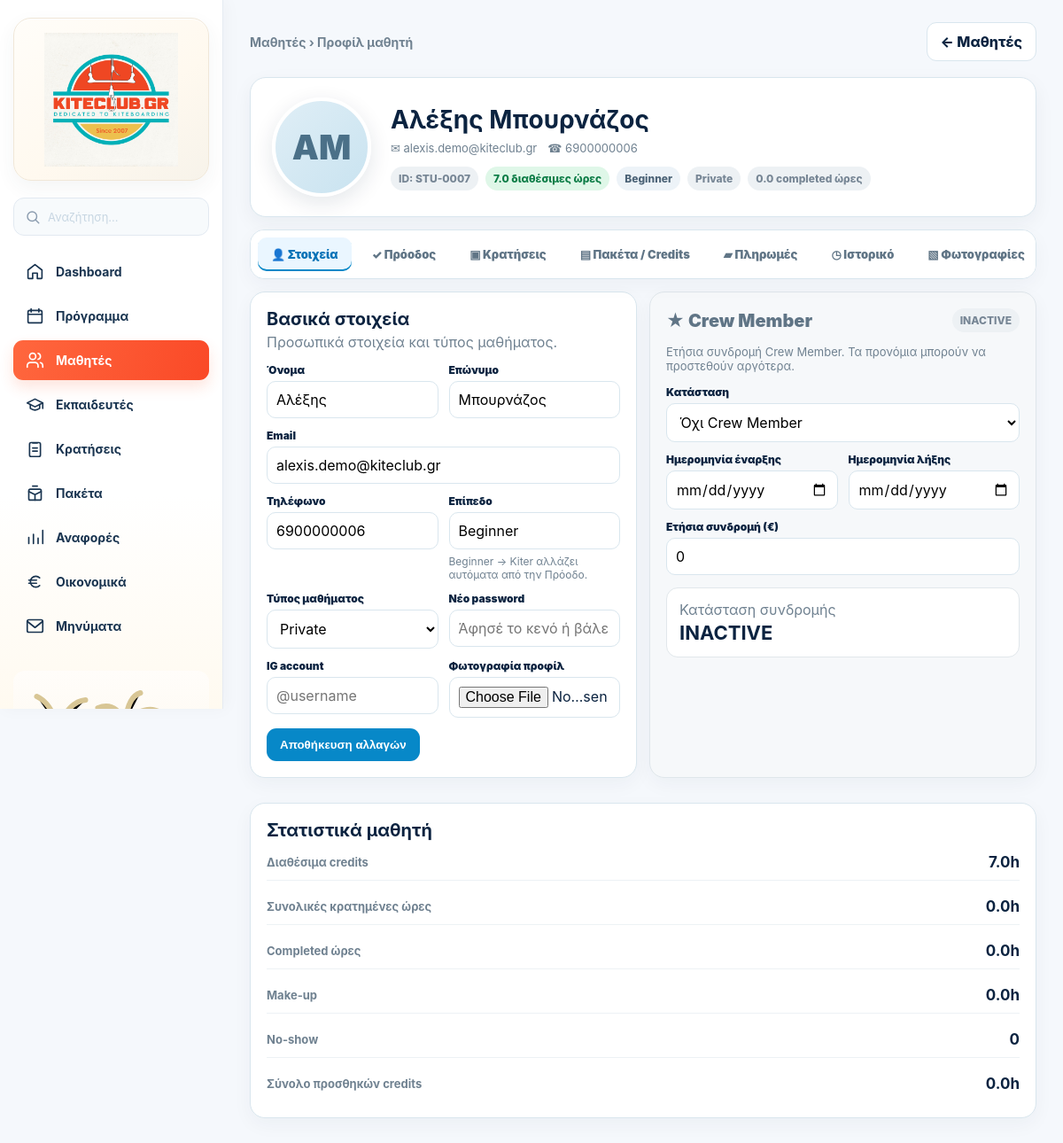
The page /admin/students/11 (signed in) on the database its author committed.
### tables this page shows
CREATE TABLE users(
      id INTEGER PRIMARY KEY, name TEXT, email TEXT UNIQUE, phone TEXT,
      role TEXT NOT NULL, password_hash TEXT NOT NULL, active INTEGER DEFAULT 1
    , profile_photo TEXT, surname TEXT, instagram TEXT);

CREATE TABLE students(
      user_id INTEGER PRIMARY KEY, credits REAL DEFAULT 0, level TEXT DEFAULT 'Beginner'
    , student_code TEXT, lesson_type TEXT DEFAULT 'private', group_id INTEGER, crew_member INTEGER DEFAULT 0, crew_start_date TEXT, crew_end_date TEXT, crew_fee REAL DEFAULT 0);

### app.py (the view, shortened to what this page needs)
@app.route("/admin/students/<int:student_id>", methods=["GET","POST"])
def admin_student_profile(student_id):
    u=current_user()
    if not u or u["role"]!="admin":
        return redirect(url_for("login"))
    con=db()
    st=con.execute("""
      SELECT u.id,u.name,u.surname,u.instagram,u.email,u.phone,u.profile_photo,
             s.level,s.credits,s.student_code,s.lesson_type,s.group_id,
             COALESCE(s.crew_member,0) crew_member,s.crew_start_date,s.crew_end_date,COALESCE(s.crew_fee,0) crew_fee
      FROM users u JOIN students s ON s.user_id=u.id
      WHERE u.id=?
    """,(student_id,)).fetchone()
    if not st:
        con.close()
        flash("Ο μαθητής δεν βρέθηκε.")
        return redirect(url_for("admin")+"#students")
    booking_report=con.execute("""
      SELECT b.id,COALESCE(bp.attendance_status,b.status) status,bp.payment_status,bp.amount,b.duration,
             COALESCE(bp.participant_next_skill,b.next_skill) next_skill,
             COALESCE(bp.participant_notes,b.instructor_notes) instructor_notes,
             sl.lesson_date,sl.start_time,
             ins.name instructor,ins.surname instructor_surname,
             COALESCE(day_sp.name,slot_sp.name) spot
      FROM booking_participants bp
      JOIN bookings b ON b.id=bp.booking_id
      JOIN slots sl ON sl.id=b.slot_id
      JOIN users ins ON ins.id=sl.instructor_id
      JOIN spots slot_sp ON slot_sp.id=sl.spot_id
      LEFT JOIN day_spots ds ON ds.lesson_date=sl.lesson_date
      LEFT JOIN spots day_sp ON day_sp.id=ds.spot_id
      WHERE bp.student_id=?
      ORDER BY sl.lesson_date DESC,sl.start_time DESC
    """,(student_id,)).fetchall()
    completed_report=con.execute("""
      SELECT b.id,b.duration,COALESCE(bp.participant_next_skill,b.next_skill) next_skill,
             COALESCE(bp.attendance_at,b.completed_at) completed_at,
             sl.lesson_date,sl.start_time,
             ins.name instructor,ins.surname instructor_surname,
             COALESCE(day_sp.name,slot_sp.name) spot
      FROM booking_participants bp
      JOIN bookings b ON b.id=bp.booking_id
      JOIN slots sl ON sl.id=b.slot_id
      JOIN users ins ON ins.id=sl.instructor_id
      JOIN spots slot_sp ON slot_sp.id=sl.spot_id
      LEFT JOIN day_spots ds ON ds.lesson_date=sl.lesson_date
      LEFT JOIN spots day_sp ON day_sp.id=ds.spot_id
      WHERE bp.student_id=? AND COALESCE(bp.attendance_status,b.status)='completed'
      ORDER BY sl.lesson_date DESC,sl.start_time DESC
    """,(student_id,)).fetchall()
    no_show_report=con.execute("""
      SELECT b.id,b.duration,COALESCE(bp.attendance_at,b.no_show_at) no_show_at,
             sl.lesson_date,sl.start_time,
             ins.name instructor,ins.surname instructor_surname,
             COALESCE(day_sp.name,slot_sp.name) spot
      FROM booking_participants bp
      JOIN bookings b ON b.id=bp.booking_id
      JOIN slots sl ON sl.id=b.slot_id
      JOIN users ins ON ins.id=sl.instructor_id
      JOIN spots slot_sp ON slot_sp.id=sl.spot_id
      LEFT JOIN day_spots ds ON ds.lesson_date=sl.lesson_date
      LEFT JOIN spots day_sp ON day_sp.id=ds.spot_id
      WHERE bp.student_id=? AND COALESCE(bp.attendance_status,b.status)='no_show'
      ORDER BY sl.lesson_date DESC,sl.start_time DESC
    """,(student_id,)).fetchall()
    makeup_report=con.execute("""
      SELECT b.id,b.duration,COALESCE(bp.attendance_at,b.completed_at,b.no_show_at) attendance_at,
             COALESCE(bp.participant_notes,b.instructor_notes) instructor_notes,
             sl.lesson_date,sl.start_time,
             ins.name instructor,ins.surname instructor_surname,
             COALESCE(day_sp.name,slot_sp.name) spot
      FROM booking_participants bp
      JOIN bookings b ON b.id=bp.booking_id
      JOIN slots sl ON sl.id=b.slot_id
      JOIN users ins ON ins.id=sl.instructor_id
      JOIN spots slot_sp ON slot_sp.id=sl.spot_id
      LEFT JOIN day_spots ds ON ds.lesson_date=sl.lesson_date
      LEFT JOIN spots day_sp ON day_sp.id=ds.spot_id
      WHERE bp.student_id=? AND bp.attendance_status='makeup'
      ORDER BY sl.lesson_date DESC,sl.start_time DESC
    """,(student_id,)).fetchall()
    credit_history=con.execute("""
      SELECT *
      FROM credit_ledger
      WHERE student_id=?
      ORDER BY created_at DESC,id DESC
    """,(student_id,)).fetchall()
    total_booked_hours=float(sum(
      float(r["duration"] or 0)
      for r in booking_report
      if not str(r["status"]).startswith("cancelled")
    ))
    completed_hours=float(sum(float(r["duration"] or 0) for r in completed_report))
    no_show_hours=float(sum(float(r["duration"] or 0) for r in no_show_report))
    no_show_count=len(no_show_report)
    makeup_hours=float(sum(float(r["duration"] or 0) for r in makeup_report))
    makeup_count=len(makeup_report)
    total_credit_in=float(sum(float(r["amount"] or 0) for r in credit_history if float(r["amount"] or 0)>0))
    total_credit_out=abs(float(sum(float(r["amount"] or 0) for r in credit_history if float(r["amount"] or 0)<0)))
    available_packages=con.execute("""
      SELECT * FROM packages WHERE active=1 ORDER BY hours,price,id
    """).fetchall()
    package_history=con.execute("""
      SELECT sp.*,p.name catalog_name
      FROM student_packages sp
      LEFT JOIN packages p ON p.id=sp.package_id
      WHERE sp.student_id=?
      ORDER BY sp.purchased_at DESC,sp.id DESC
    """,(student_id,)).fetchall()
    package_payments=con.execute("SELECT * FROM student_payments WHERE student_id=? ORDER BY payment_date DESC,id DESC",(student_id,)).fetchall()
    group_members=_group_members(con,student_id)
    group_partner_ids=[r["id"] for r in group_members if r["id"]!=student_id]
    all_students=con.execute("""
      SELECT u.id,u.name,u.surname,u.email,s.student_code,s.lesson_type,s.group_id
      FROM users u JOIN students s ON s.user_id=u.id
      WHERE u.id<>? AND COALESCE(u.active,1)=1
        AND (s.group_id IS NULL OR s.group_id=?)
      ORDER BY u.name,u.surname
    """,(student_id,st["group_id"])).fetchall()
    student_photos=con.execute("""
      SELECT * FROM student_photos WHERE student_id=?
      ORDER BY COALESCE(photo_date,'') DESC, created_at DESC, id DESC
    """,(student_id,)).fetchall()
    progress=get_student_progress(con,student_id)
    today_iso=datetime.now().date().isoformat()
    crew_status="inactive"
    con.close()
    return render_template(
      "admin_student_profile.html",
      student=st,
      booking_report=booking_report,
      completed_report=completed_report,
      no_show_report=no_show_report,makeup_report=makeup_report,
      credit_history=credit_history,
      total_booked_hours=total_booked_hours,
      completed_hours=completed_hours,
      no_show_hours=no_show_hours,
      no_show_count=no_show_count,makeup_hours=makeup_hours,makeup_count=makeup_count,
      total_credit_in=total_credit_in,
      total_credit_out=total_credit_out,
      available_packages=available_packages,
      package_history=package_history,
      package_payments=package_payments,
      group_members=group_members,
      group_partner_ids=group_partner_ids,
      all_students=all_students,
      crew_status=crew_status,
      student_photos=student_photos,
      progress=progress
    )

### templates/admin_student_profile.html (shortened to what this page needs)
{% extends "base.html" %}{% block content %}
<link rel="stylesheet" href="{{url_for('static',filename='admin-shared.css')}}">
<div class="admin-shell">
  {% set admin_active='students' %}{% include '_admin_sidebar_static.html' %}
  <main class="admin-main">
    <div class="student-profile">
      <div class="admin-page-head">
        <div><div class="admin-page-sub">Μαθητές › Προφίλ μαθητή</div></div>
        <a class="btn alt" href="{{url_for('admin')}}#students">← Μαθητές</a>
      </div>
      <section class="card profile-hero">
        <div class="avatar-box">{% if student.profile_photo %}<img src="{{url_for('static',filename=student.profile_photo)}}" alt="{{student.name}}">{% else %}{{student.name[:1]}}{{student.surname[:1] if student.surname else ''}}{% endif %}</div>
        <div>
          <div class="hero-name"><h2>{{student.name}}{% if student.surname %} {{student.surname}}{% endif %}</h2></div>
          <div class="hero-meta"><span>✉ {{student.email}}</span>{% if student.phone %}<span>☎ {{student.phone}}</span>{% endif %}{% if student.instagram %}<span>◎ {{student.instagram}}</span>{% endif %}</div>
          <div class="hero-badges"><span class="badge off">ID: {{student.student_code}}</span><span class="badge ok">{{student.credits}} διαθέσιμες ώρες</span><span class="badge off level-badge">{{progress.current_level}}</span><span class="badge off">{{'Private' if student.lesson_type=='private' else ('2P Group' if student.lesson_type=='2p' else '3P Group')}}</span><span class="badge off">{{completed_hours}} completed ώρες</span></div>
        </div>
      </section>
      <div class="profile-tabs" role="tablist">
        <button class="profile-tab active" type="button" data-tab="details">👤 Στοιχεία</button>
        <button class="profile-tab" type="button" data-tab="progress">✓ Πρόοδος</button>
        <button class="profile-tab" type="button" data-tab="bookings">▣ Κρατήσεις</button>
        <button class="profile-tab" type="button" data-tab="packages">▤ Πακέτα / Credits</button>
        <button class="profile-tab" type="button" data-tab="payments">▰ Πληρωμές</button>
        <button class="profile-tab" type="button" data-tab="history">◷ Ιστορικό</button>
        <button class="profile-tab" type="button" data-tab="photos">▧ Φωτογραφίες</button>
      </div>
      <section class="profile-pane active" data-pane="details">
        <div class="overview-grid">
          <div class="section-card">
            <div class="section-head"><div><h2>Βασικά στοιχεία</h2><div class="muted">Προσωπικά στοιχεία και τύπος μαθήματος.</div></div></div>
            <form method="post" enctype="multipart/form-data" class="edit-grid" id="studentEditForm"><input type="hidden" name="_csrf_token" value="{{ csrf_token() }}">
              <div><label>Όνομα</label><input name="name" value="{{student.name}}" required></div>
              <div><label>Επώνυμο</label><input name="surname" value="{{student.surname or ''}}"></div>
              <div class="full"><label>Email</label><input type="email" name="email" value="{{student.email}}" required></div>
              <div><label>Τηλέφωνο</label><input name="phone" value="{{student.phone or ''}}"></div>
              <div><label>Επίπεδο</label><input value="{{progress.current_level}}" readonly><div class="group-help">Beginner → Kiter αλλάζει αυτόματα από την Πρόοδο.</div></div>
              <div><label>Τύπος μαθήματος</label><select name="lesson_type" id="lessonTypeSelect"><option value="private" {% if student.lesson_type=='private' %}selected{% endif %}>Private</option></select></div>
              <div><label>Νέο password</label><input name="password" placeholder="Άφησέ το κενό ή βάλε 8+ χαρακτήρες με γράμματα και αριθμούς"></div>
              <div><label>IG account</label><input name="instagram" value="{{student.instagram or ''}}" placeholder="@username"></div>
              <div><label>Φωτογραφία προφίλ</label><input type="file" name="profile_photo" accept=".jpg,.jpeg,.png,.webp,image/jpeg,image/png,image/webp"></div>
              <div class="full"><button class="btn" type="submit">Αποθήκευση αλλαγών</button></div>
            </form>
          </div>
          <div class="section-card crew-card {{'inactive' if crew_status=='inactive' else ''}}">
            <div class="section-head"><div class="crew-title">★ Crew Member</div>{% if crew_status=='active' %}<span class="crew-badge">ACTIVE</span>{% elif crew_status=='expired' %}<span class="crew-badge crew-expired">EXPIRED</span>{% elif crew_status=='scheduled' %}<span class="crew-badge crew-scheduled">SCHEDULED</span>{% else %}<span class="badge off">INACTIVE</span>{% endif %}</div>
            <div class="muted" style="font-size:13px;margin-bottom:14px">Ετήσια συνδρομή Crew Member. Τα προνόμια μπορούν να προστεθούν αργότερα.</div>
            <div class="edit-grid">
              <div class="full"><label>Κατάσταση</label><select name="crew_member" form="studentEditForm"><option value="0" {% if not student.crew_member %}selected{% endif %}>Όχι Crew Member</option></select></div>
              <div><label>Ημερομηνία έναρξης</label><input type="date" name="crew_start_date" form="studentEditForm" value="{{student.crew_start_date or ''}}"></div>
              <div><label>Ημερομηνία λήξης</label><input type="date" name="crew_end_date" form="studentEditForm" value="{{student.crew_end_date or ''}}"></div>
              <div class="full"><label>Ετήσια συνδρομή (€)</label><input type="number" min="0" step="0.01" name="crew_fee" form="studentEditForm" value="{{student.crew_fee or 0}}"></div>
            </div>
            <div class="crew-status-box"><span class="muted">Κατάσταση συνδρομής</span><strong>{% if crew_status=='active' %}ACTIVE{% elif crew_status=='expired' %}EXPIRED{% elif crew_status=='scheduled' %}SCHEDULED{% else %}INACTIVE{% endif %}</strong></div>
          </div>
          <div class="section-card stats-card">
            <h2>Στατιστικά μαθητή</h2><div class="stats-stack"><div class="stat-line"><span>Διαθέσιμα credits</span><b>{{student.credits}}h</b></div><div class="stat-line"><span>Συνολικές κρατημένες ώρες</span><b>{{total_booked_hours}}h</b></div><div class="stat-line"><span>Completed ώρες</span><b>{{completed_hours}}h</b></div><div class="stat-line"><span>Make-up</span><b>{{makeup_hours}}h</b></div><div class="stat-line"><span>No-show</span><b>{{no_show_count}}</b></div><div class="stat-line"><span>Σύνολο προσθηκών credits</span><b>{{total_credit_in}}h</b></div></div>
          </div>
        </div>
      </section>
    </div>
  </main>
</div>
<link rel="stylesheet" href="{{url_for('static',filename='admin-v4.css')}}">
{% endblock %}

### rows shown on the page
users: name "Α", surname "Μ", name "Αλέξης", surname "Μπουρνάζος", email "alexis.demo@kiteclub.gr", phone "6900000006"
students: student_code "STU-0007", credits "7.0", lesson_type "Private"

### other values the page prints
{{ progress.current_level }} "Beginner"
{{ completed_hours }} "0.0"
{{ total_booked_hours }} "0.0"
{{ makeup_hours }} "0.0"
{{ no_show_count }} "0"
{{ total_credit_in }} "0.0"
